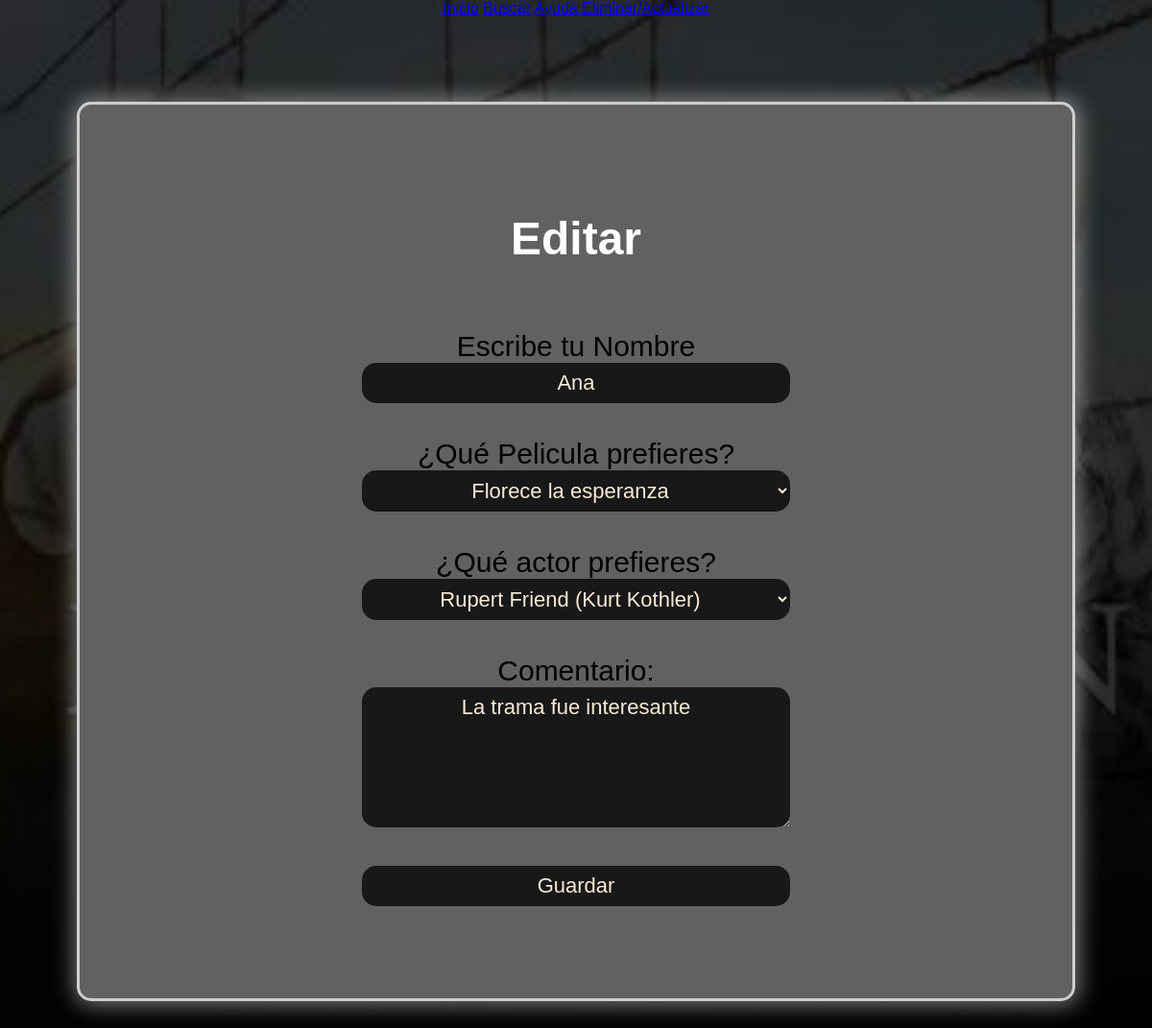
Screenshot of /actualizar.php?id_u=4 with the database file from the repository.
### tables this page shows
CREATE TABLE `pref` (
  `id_u` int(5) NOT NULL AUTO_INCREMENT,
  `nom_u` varchar(50) DEFAULT NULL,
  `pelicula` varchar(50) DEFAULT NULL,
  `actor` varchar(50) DEFAULT NULL,
  `op_u` varchar(255) DEFAULT NULL,
  PRIMARY KEY (`id_u`)
);

### actualizar.php (the view, shortened to what this page needs)
<?php
include('php/conector.php');
$id_u = $_GET['id_u'];
$consulta = "select id_u, nom_u, pelicula, actor, op_u from pref where id_u=$id_u";
$registros = $conexion->query($consulta);
$reg = mysqli_fetch_array($registros);
$nombrec = $reg['nom_u'];
$pelicu = $reg['pelicula'];
$actorc = $reg['actor'];
$opinion = $reg['op_u'];
?>
<!DOCTYPE html>
<html lang="es">
<head>
    <link rel="stylesheet" href="css/style.css">
    <link rel="stylesheet" href="css/nav.css">
    <link rel="stylesheet" href="css/ayud.css">
</head>
<body>
    <nav>
    <div class="all-nav">
            <div class="links">
                <a href="index.php">Inicio</a>
                <a href="buscar.php">Buscar</a>
                <a href="ayuda.php">Ayuda Eliminar/Actualizar</a>
            </div>
        </div>
    </nav>
    <div class="full">
        <h1>Editar</h1>
        <div class="formulario">
            <form action="actualiza.php" method="post">
                <input type="hidden" name="id_u" value="<?php echo $id_u; ?>"><br><br>
                <label for="">Escribe tu Nombre</label>
                <input type="text" max="50" name="nomu" <?php echo "value='$nombrec'"; ?>><br><br><br>
                <label>¿Qué Pelicula prefieres?</label><br>
                <select name="pel">
                    <option value="Florece la esperanza" <?php if ($pelicu == "Florece la esperanza") { echo 'selected'; } ?>>Florece la esperanza</option>
                </select><br><br><br>
                <label>¿Qué actor prefieres?</label><br>
                <select name="act" id="">
                    <option value="Rupert Friend (Kurt Kothler)"                 <?php if ($actorc == "Rupert Friend (Kurt Kothler)") { echo 'selected'; } ?> >Rupert Friend (Kurt Kothler)</option>
                </select><br><br><br>
                <label for="">Comentario:</label><br>
                <textarea id="opinion" name="opi" rows="5" cols="40" maxlength="255" value=""><?php echo $opinion ?></textarea>  <br><br><br>
                <input type="submit" value="Guardar">
            </form>
        </div>
    </div>
</body>
</html>

### css/style.css (style rules this page uses)
* { font-family: "Open Sans", sans-serif; }
body { background-image: url(bgenpj.jpg); background-size: cover; background-repeat: no-repeat; background-position: center center; position: relative; text-align: center; }
h1 { font-size: 3rem; color: rgb(255, 255, 255); padding-top: 3rem; }
.full { box-shadow: 1px 1px 22px 4px rgba(255, 255, 255, 0.438); margin: 5rem; background: rgb(97, 97, 97); padding: 4rem; border: 3px solid rgb(206, 206, 206); border-radius: 15px; margin-top: 5.5rem; text-align: center; }
:root { --not-background: #313e2c; --not-primary: #aaec8a; --background: #0d110e; }

### css/nav.css (style rules this page uses)
* { margin: 0; padding: 0; box-sizing: border-box; font-family: 'Lato', sans-serif; font-family: 'Oswald', sans-serif; }

### css/ayud.css (style rules this page uses)
.formulario { display: grid; place-items: center; padding: 2rem; }
input, button, textarea, select { padding: 2px 15px; border: none; border-radius: 15px; font-size: 15px; width: 80%; }
label { font-size: 30px; }
select, textarea, input { padding: 8px; background: #181818; color: antiquewhite; text-align: center; font-size: 22px; }

### rows the page displays
pref: nomu "Ana", pel "Florece la esperanza", act "Rupert Friend (Kurt Kothler)", opi "La trama fue interesante"
